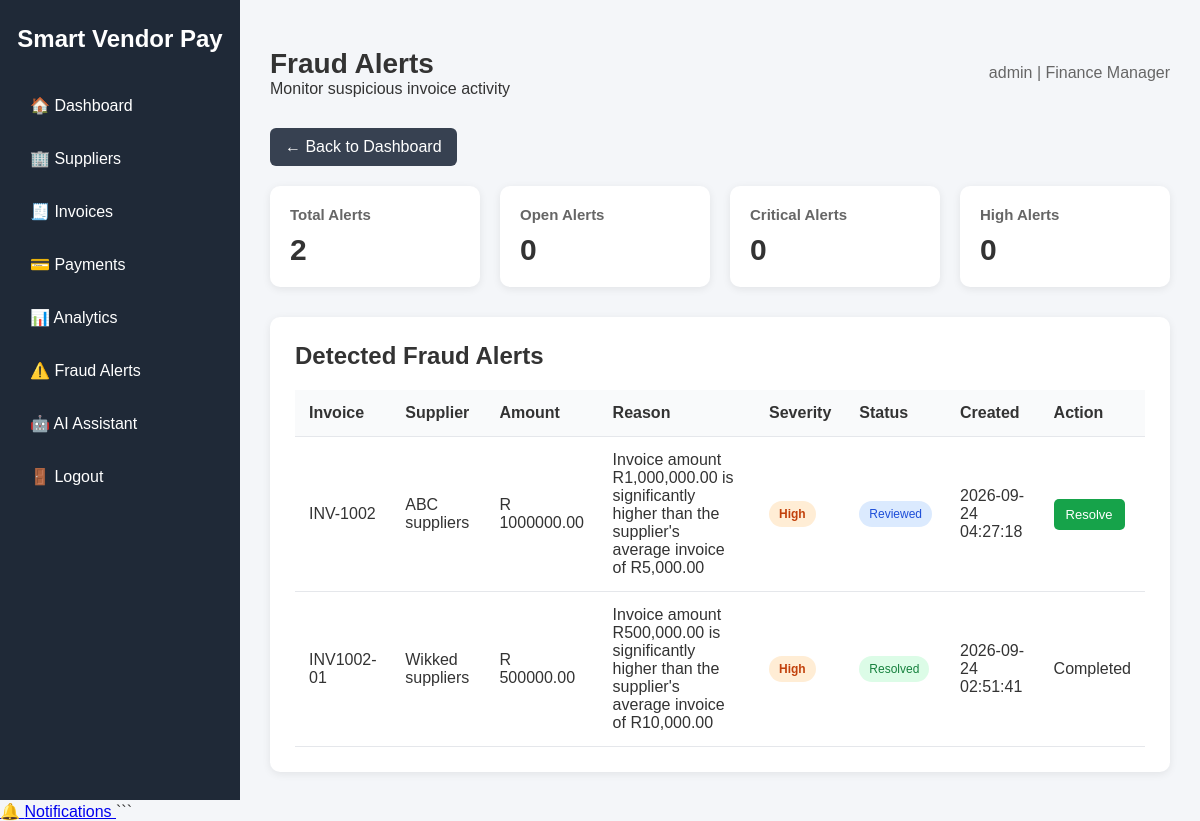
/fraud-alerts (signed in), run on the app's committed database.
### tables this page shows
CREATE TABLE fraud_alerts (
            id INTEGER PRIMARY KEY AUTOINCREMENT,
            invoice_id INTEGER NOT NULL,
            reason TEXT NOT NULL,
            severity TEXT DEFAULT 'Medium',
            status TEXT DEFAULT 'Open',
            created_at TEXT DEFAULT CURRENT_TIMESTAMP,
            FOREIGN KEY (invoice_id) REFERENCES invoices(id)
        );

CREATE TABLE invoices (
            id INTEGER PRIMARY KEY AUTOINCREMENT,
            supplier_id INTEGER NOT NULL,
            invoice_number TEXT NOT NULL,
            amount REAL NOT NULL,
            invoice_date TEXT,
            status TEXT DEFAULT 'Pending',
            FOREIGN KEY (supplier_id) REFERENCES suppliers(id)
        );

CREATE TABLE suppliers (
            id INTEGER PRIMARY KEY AUTOINCREMENT,
            name TEXT NOT NULL,
            email TEXT,
            phone TEXT,
            bank_name TEXT,
            account_number TEXT,
            risk_score REAL DEFAULT 0
        );

### app.py (the view)
@app.route("/fraud-alerts")
def fraud_alerts():
    if "user_id" not in session:
        return redirect("/login")
    connection = get_database()
    alerts = connection.execute(
        """
        SELECT
            fraud_alerts.id,
            fraud_alerts.invoice_id,
            fraud_alerts.reason,
            fraud_alerts.severity,
            fraud_alerts.status,
            fraud_alerts.created_at,

            invoices.invoice_number,
            invoices.amount,

            suppliers.name AS supplier_name

        FROM fraud_alerts

        LEFT JOIN invoices
            ON fraud_alerts.invoice_id =
               invoices.id

        LEFT JOIN suppliers
            ON invoices.supplier_id =
               suppliers.id

        ORDER BY fraud_alerts.id DESC
        """
    ).fetchall()
    total_alerts = connection.execute(
        """
        SELECT COUNT(*)
        FROM fraud_alerts
        """
    ).fetchone()[0]
    open_alerts = connection.execute(
        """
        SELECT COUNT(*)
        FROM fraud_alerts
        WHERE status = 'Open'
        """
    ).fetchone()[0]
    critical_alerts = connection.execute(
        """
        SELECT COUNT(*)
        FROM fraud_alerts
        WHERE status = 'Open'
        AND severity = 'Critical'
        """
    ).fetchone()[0]
    high_alerts = connection.execute(
        """
        SELECT COUNT(*)
        FROM fraud_alerts
        WHERE status = 'Open'
        AND severity = 'High'
        """
    ).fetchone()[0]
    medium_alerts = connection.execute(
        """
        SELECT COUNT(*)
        FROM fraud_alerts
        WHERE status = 'Open'
        AND severity = 'Medium'
        """
    ).fetchone()[0]
    connection.close()
    return render_template(
        "fraud_alerts.html",
        alerts=alerts,
        total_alerts=total_alerts,
        open_alerts=open_alerts,
        critical_alerts=critical_alerts,
        high_alerts=high_alerts,
        medium_alerts=medium_alerts,
        username=session.get(
            "username",
            ""
        ),
        role=session.get(
            "role",
            ""
        )
    )

### app.py (called while the page is built)
def get_database():
    connection = sqlite3.connect(DATABASE)
    connection.row_factory = sqlite3.Row
    connection.execute("PRAGMA foreign_keys = ON")
    return connection

### templates/fraud_alerts.html (shortened to what this page needs)
<!DOCTYPE html>
<html lang="en">
<head>
</head>
<body>
<div class="sidebar">
    <h2>Smart Vendor Pay</h2>
    <a href="{{ url_for('dashboard') }}">
        🏠 Dashboard
    </a>
    <a href="{{ url_for('suppliers') }}">
        🏢 Suppliers
    </a>
    <a href="{{ url_for('invoices') }}">
        🧾 Invoices
    </a>
    <a href="{{ url_for('payments') }}">
        💳 Payments
    </a>
    <a href="{{ url_for('analytics') }}">
        📊 Analytics
    </a>
    <a href="{{ url_for('fraud_alerts') }}">
        ⚠️ Fraud Alerts
    </a>
    <a href="{{ url_for('ai_assistant') }}">
        🤖 AI Assistant
    </a>
    <a href="{{ url_for('logout') }}">
        🚪 Logout
    </a>
</div>
<div class="main">
    <div class="header">
        <div>
            <h1>Fraud Alerts</h1>
            <p>
                Monitor suspicious invoice activity
            </p>
        </div>
        <div class="user-info">
            {{ username }}
            |
            {{ role }}
        </div>
    </div>
    <a
        href="{{ url_for('dashboard') }}"
        class="back-button"
    >
        ← Back to Dashboard
    </a>
    <div class="summary-grid">
        <div class="summary-card">
            <h3>Total Alerts</h3>
            <div class="number">
                {{ total_alerts }}
            </div>
        </div>
        <div class="summary-card">
            <h3>Open Alerts</h3>
            <div class="number">
                {{ open_alerts }}
            </div>
        </div>
        <div class="summary-card">
            <h3>Critical Alerts</h3>
            <div class="number">
                {{ critical_alerts }}
            </div>
        </div>
        <div class="summary-card">
            <h3>High Alerts</h3>
            <div class="number">
                {{ high_alerts }}
            </div>
        </div>
    </div>
    <div class="alerts-container">
        <h2>Detected Fraud Alerts</h2>
        {% if alerts %}
        <div class="table-wrapper">
            <table>
                <thead>
                    <tr>
                        <th>Invoice</th>
                        <th>Supplier</th>
                        <th>Amount</th>
                        <th>Reason</th>
                        <th>Severity</th>
                        <th>Status</th>
                        <th>Created</th>
                        <th>Action</th>
                    </tr>
                </thead>
                <tbody>
                    {% for alert in alerts %}
                    <tr>
                        <td>
                            {{ alert["invoice_number"] or "N/A" }}
                        </td>
                        <td>
                            {{ alert["supplier_name"] or "Unknown" }}
                        </td>
                        <td>
                            R {{ "%.2f"|format(alert["amount"] or 0) }}
                        </td>
                        <td>
                            {{ alert["reason"] }}
                        </td>
                        <td>
                            {% if alert["severity"] == "Critical" %}
                                <span class="severity critical">
                                    Critical
                                </span>
                            {% elif alert["severity"] == "High" %}
                                <span class="severity high">
                                    High
                                </span>
                            {% else %}
                                <span class="severity medium">
                                    Medium
                                </span>
                            {% endif %}
                        </td>
                        <td>
                            {% if alert["status"] == "Open" %}
                                <span class="status open">
                                    Open
                                </span>
                            {% elif alert["status"] == "Reviewed" %}
                                <span class="status reviewed">
                                    Reviewed
                                </span>
                            {% else %}
                                <span class="status resolved">
                                    Resolved
                                </span>
                            {% endif %}
                        </td>
                        <td>
                            {{ alert["created_at"] }}
                        </td>
                        <td>
                            {% if alert["status"] == "Open" %}
                            <form
                                method="POST"
                                action="{{ url_for(
                                    'update_fraud_alert_status',
                                    alert_id=alert['id']
                                ) }}"
                                style="margin-bottom: 5px;"
                            >
                                <input
                                    type="hidden"
                                    name="status"
                                    value="Reviewed"
                                >
                                <button
                                    type="submit"
                                    class="review-button"
                                >
                                    Review
                                </button>
                            </form>
                            <form
                                method="POST"
                                action="{{ url_for(
                                    'update_fraud_alert_status',
                                    alert_id=alert['id']
                                ) }}"
                            >
                                <input
                                    type="hidden"
                                    name="status"
                                    value="Resolved"
                                >
                                <button
                                    type="submit"
                                    class="resolve-button"
                                >
                                    Resolve
                                </button>
                            </form>
                            {% elif alert["status"] == "Reviewed" %}
                            <form
                                method="POST"
                                action="{{ url_for(
                                    'update_fraud_alert_status',
                                    alert_id=alert['id']
                                ) }}"
                            >
                                <button
                                    type="submit"
                                    class="resolve-button"
                                >
                                    Resolve
                                </button>
                            </form>
                            {% else %}
                                Completed
                            {% endif %}
                        </td>
                    </tr>
                    {% endfor %}
                </tbody>
            </table>
        </div>
        {% endif %}
    </div>
</div>
</body>
</html>
<a href="/notifications">
    <span class="nav-icon">
        🔔
    </span>
    <span>
        Notifications
    </span>
</a>
```

### templates/fraud_alerts.html (style rules this page uses)
* { box-sizing: border-box; margin: 0; padding: 0; }
body { font-family: Arial, sans-serif; background: #f4f6f9; color: #333; }
.sidebar { position: fixed; left: 0; top: 0; width: 240px; height: 100vh; background: #1f2937; color: white; padding: 25px 15px; }
.sidebar h2 { text-align: center; margin-bottom: 30px; }
.sidebar a { display: block; color: white; text-decoration: none; padding: 13px 15px; margin-bottom: 8px; border-radius: 6px; }
.main { margin-left: 240px; padding: 30px; }
.header { display: flex; justify-content: space-between; align-items: center; margin-bottom: 30px; }
.header h1 { font-size: 28px; }
.user-info { color: #666; }
.summary-grid { display: grid; grid-template-columns: repeat(4, 1fr); gap: 20px; margin-bottom: 30px; }
.summary-card { background: white; padding: 20px; border-radius: 10px; box-shadow: 0 2px 8px rgba(0, 0, 0, 0.08); }
.summary-card h3 { font-size: 15px; color: #666; margin-bottom: 10px; }
.summary-card .number { font-size: 30px; font-weight: bold; }
.alerts-container { background: white; padding: 25px; border-radius: 10px; box-shadow: 0 2px 8px rgba(0, 0, 0, 0.08); }
.alerts-container h2 { margin-bottom: 20px; }
.table-wrapper { overflow-x: auto; }
table { width: 100%; border-collapse: collapse; }
th, td { padding: 14px; border-bottom: 1px solid #e5e7eb; text-align: left; }
th { background: #f9fafb; }
.severity { display: inline-block; padding: 6px 10px; border-radius: 20px; font-size: 12px; font-weight: bold; }
.high { background: #ffedd5; color: #c2410c; }
.status { display: inline-block; padding: 6px 10px; border-radius: 20px; font-size: 12px; }
.reviewed { background: #dbeafe; color: #1d4ed8; }
.resolved { background: #dcfce7; color: #15803d; }
button, .button { border: none; padding: 8px 12px; border-radius: 5px; cursor: pointer; text-decoration: none; font-size: 13px; }
.resolve-button { background: #16a34a; color: white; }
.back-button { display: inline-block; background: #374151; color: white; padding: 10px 15px; border-radius: 6px; text-decoration: none; margin-bottom: 20px; }

### data on the page
fraud_alerts: invoice_number "INV-1002", name "ABC suppliers", reason "Invoice amount R1,000,000.00 is significantly higher than the supplier's average invoice of R5,000.00", severity "High", status "Reviewed", created_at "2026-09-24 04:27:18"
invoices: amount "1000000.00"
fraud_alerts: invoice_number "INV1002-01", name "Wikked suppliers", reason "Invoice amount R500,000.00 is significantly higher than the supplier's average invoice of R10,000.00", severity "High", status "Resolved", created_at "2026-09-24 02:51:41"
invoices: amount "500000.00"

### other printed values
{{ username }} "admin"
{{ role }} "Finance Manager"
{{ total_alerts }} "2"
{{ open_alerts }} "0"
{{ critical_alerts }} "0"
{{ high_alerts }} "0"
